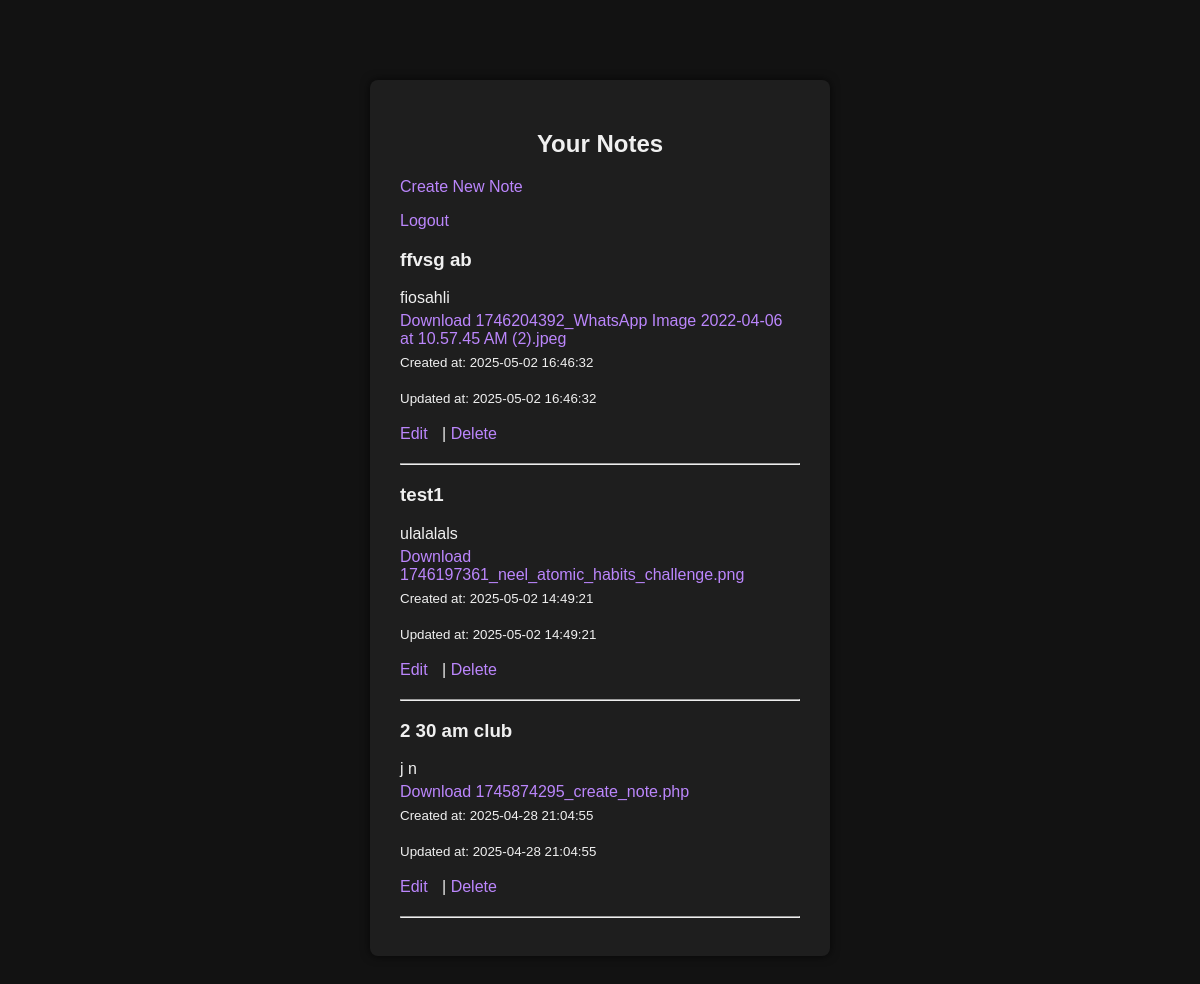
/view_notes.php (signed in), run on the app's committed database.
### tables this page shows
CREATE TABLE `notes` (
  `id` int(11) NOT NULL,
  `user_id` int(11) NOT NULL,
  `title` varchar(255) NOT NULL,
  `content` text DEFAULT NULL,
  `created_at` timestamp NOT NULL DEFAULT current_timestamp(),
  `updated_at` timestamp NOT NULL DEFAULT current_timestamp() ON UPDATE current_timestamp()
);

CREATE TABLE `note_files` (
  `id` int(11) NOT NULL,
  `note_id` int(11) NOT NULL,
  `file_path` varchar(255) NOT NULL,
  `created_at` timestamp NOT NULL DEFAULT current_timestamp()
);

### view_notes.php (the view, shortened to what this page needs)
<?php
include 'db.php';
$user_id = $_SESSION['user_id'];
$sql = "SELECT * FROM notes WHERE user_id='$user_id' ORDER BY created_at DESC";
$result = mysqli_query($conn, $sql);
?>
<!DOCTYPE html>
<html lang="en">
<head>
    <link rel="stylesheet" href="style.css">
</head>
<body>
<div class="container">
    <h2>Your Notes</h2>
    <p><a href="create_note.php">Create New Note</a></p>
    <p><a href="logout.php">Logout</a></p>
    <?php while($note = mysqli_fetch_assoc($result)) { ?>
        <div class="note">
            <h3><?php echo htmlspecialchars($note['title']); ?></h3>
            <p><?php echo nl2br(htmlspecialchars($note['content'])); ?></p>
            <?php
            $note_id = $note['id'];
            $file_sql = "SELECT * FROM note_files WHERE note_id='$note_id'";
            $file_result = mysqli_query($conn, $file_sql);
            if (mysqli_num_rows($file_result) > 0) {
                while ($file = mysqli_fetch_assoc($file_result)) {
                    echo '<p><a href="' . htmlspecialchars($file['file_path']) . '" download>Download ' . htmlspecialchars(basename($file['file_path'])) . '</a></p>';
                }
            }
            ?>
            <small>Created at: <?php echo $note['created_at']; ?></small><br><br>
            <small>Updated at: <?php echo $note['updated_at']; ?></small><br><br>
            <a href="edit_note.php?id=<?php echo $note['id']; ?>">Edit</a> |
            <a href="delete_note.php?id=<?php echo $note['id']; ?>" onclick="return confirm('Are you sure?')">Delete</a>
        </div>
        <hr>
    <?php } ?>
</div>
</body>
</html>

### style.css (style rules this page uses)
body { background-color: #121212; font-family: Arial, sans-serif; color: #f0f0f0; margin: 0; padding: 0; }
.container { width: 400px; margin: 80px auto; padding: 30px; background-color: #1e1e1e; box-shadow: 0 0 10px rgba(0,0,0,0.7); border-radius: 8px; }
h2 { text-align: center; margin-bottom: 20px; }
a { color: #bb86fc; text-decoration: none; }
.note { margin-bottom: 20px; }
.note a { margin-right: 10px; }
.note p { margin: 5px 0; }

### data on the page
notes: title "ffvsg ab", content "fiosahli", created_at "2025-05-02 16:46:32", updated_at "2025-05-02 16:46:32"
note_files: file_path "1746204392_WhatsApp Image 2022-04-06 at 10.57.45 AM (2).jpeg"
notes: title "test1", content "ulalalals", created_at "2025-05-02 14:49:21", updated_at "2025-05-02 14:49:21"
note_files: file_path "1746197361_neel_atomic_habits_challenge.png"
notes: title "2 30 am club", content "j n", created_at "2025-04-28 21:04:55", updated_at "2025-04-28 21:04:55"
note_files: file_path "1745874295_create_note.php"
